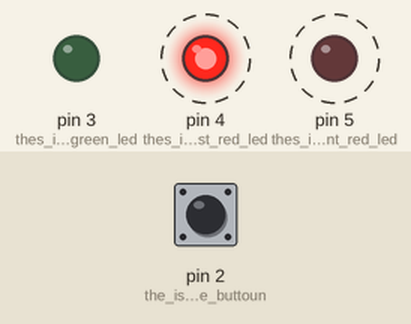
This sketch was run on a simulated Arduino Uno, built with avr-gcc and run on an emulated ATmega328P. Shown: output pins drawn as LEDs (lit = HIGH). Dashed ring = blinking. The inputs (shaded band) are chosen by the test bench; at power-on: pin 2 (the_is_the_buttoun) HIGH.

Above: at 2.8 s.
2.9 s: pin 2 (the_is_the_buttoun) pulled LOW for 1.2 s
At 3.7 s:
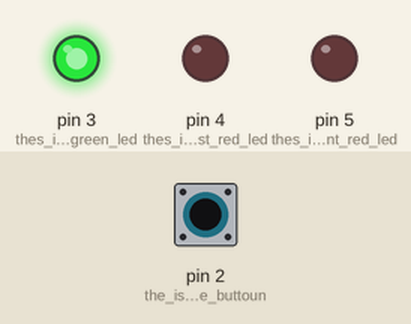
6.4 s: pin 2 (the_is_the_buttoun) pulled LOW for 3.2 s
At 9.9 s:
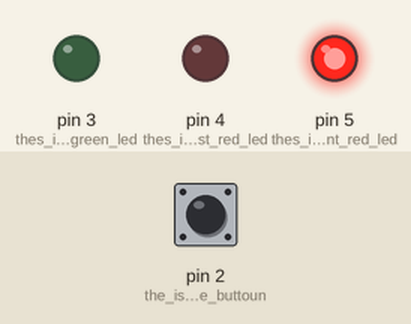
Timing chart, 0 to 17.1 s (numbered marks = the images above; inputs shaded):
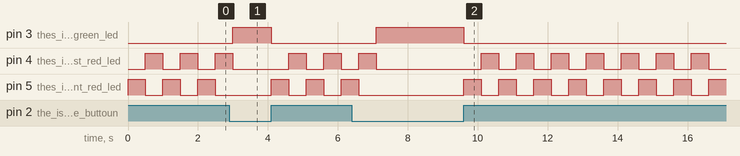

The sketch:

project_uno.ino
```cpp
void setup() {
  // ho ho helo wuaaaaaaaaaaaaaaaaaaaaaaaaaaaaaaaaaaaaaaa
pinMode(3, OUTPUT); //thes is the green led.
pinMode(4, OUTPUT);//thes is the 1st red led
pinMode(5, OUTPUT);//thes is the 2nt red led
pinMode(2, INPUT);// the is the buttoun.
}

void loop() {
  int switchState = digitalRead(2);
//to neow wat state the buttoun is in.
if (switchState == LOW){
  //the button is not pressed.
  digitalWrite(3, HIGH);//green led on
  digitalWrite(4, LOW);//red led off
  digitalWrite(5, LOW);//red led off
}
else{ //the button is pressed.
digitalWrite(3, LOW);//green led is off
digitalWrite(4, LOW);//red led is off
digitalWrite(5, HIGH);//red led is on

delay(500);//wat fore 1/4 second
digitalWrite(4, HIGH);
digitalWrite(5,LOW);
delay(500);//wat fore 1/4 second
}
}//go back to beginning of loop...
```

Measured:
- after the input at 2.9 s, pin 3 (thes_is_the_green_led): LOW → HIGH after 0.10 s, → LOW 1.1 s later
- after the input at 6.4 s, pin 3 (thes_is_the_green_led): LOW → HIGH after 0.70 s, → LOW 2.5 s later
- by itself, pin 5 (thes_is_the_2nt_red_led): repeats every 1.0 s: HIGH 0.50 s, LOW 0.50 s
